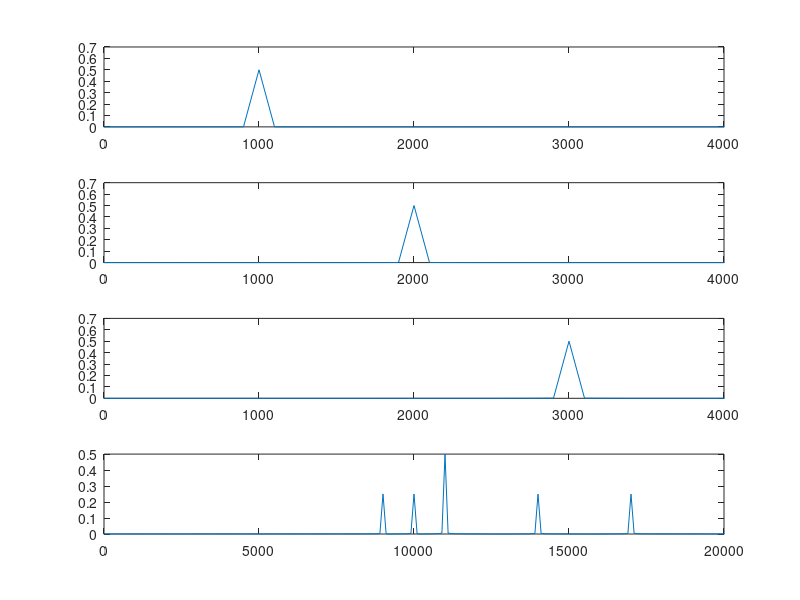
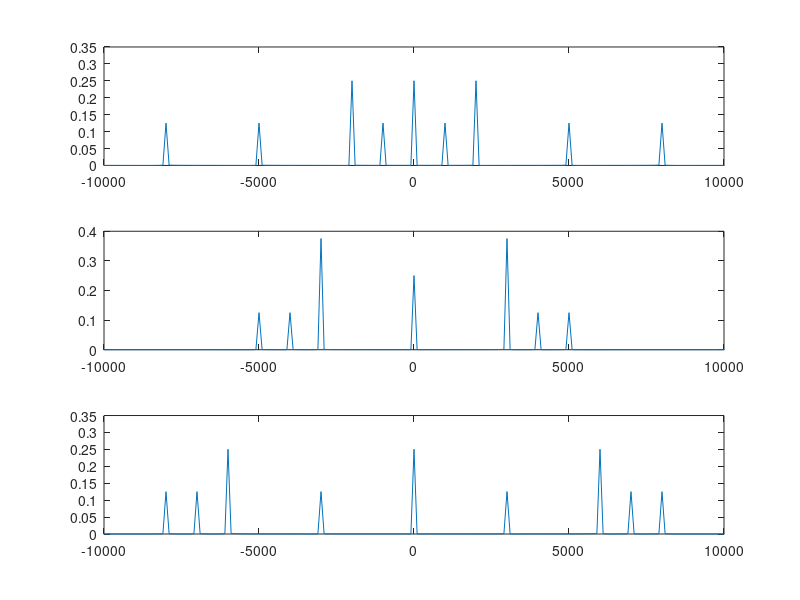
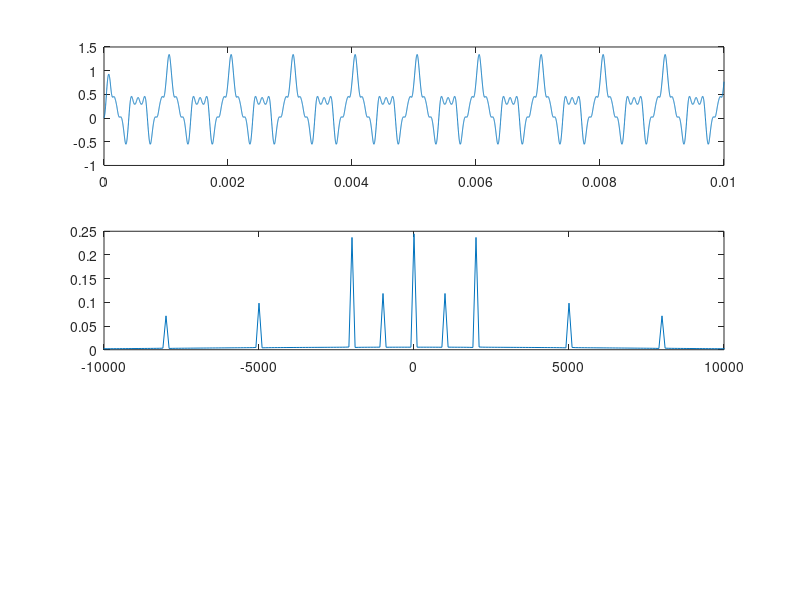
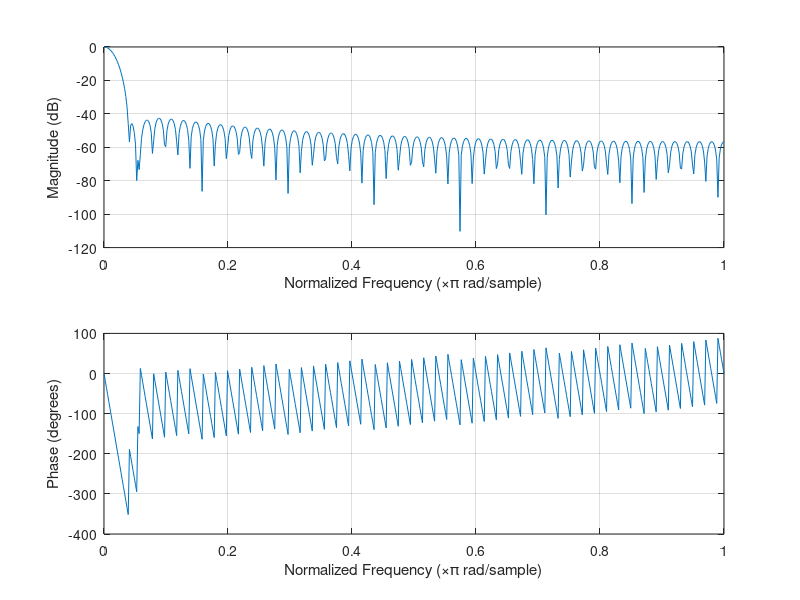

These charts were generated, in order, by the following MATLAB code:
close all;
clear all;
clc;

Am = 1; % Amplitude sinal
fm = 1e3; % Frequencia do sinal
fa = 1000e3; % Frequencia de amostragem
t = [0:1/fa:10*(1/fm)];
f = [-fa/2:100:fa/2];
f_cut = 500; % Frequencia de corte - 500 Hz

% • Gerar 3 sinais (cosenos) nas frequências 1k, 2k e 3k
m1_t = Am*cos(2*pi*fm*t);
m2_t = Am*cos(2*pi*fm*2*t);
m3_t = Am*cos(2*pi*fm*3*t);

% • Realizar a multiplexação dos sinais para as frequências 10k,
% 12k e 14k para a transmissão em um canal de comunicação
m_t = m1_t.*cos(2*pi*10e3*t) + m2_t.*cos(2*pi*12e3*t) + m3_t.*cos(2*pi*14e3*t);

% • Recuperar os sinais originais
b1_t = m_t.*cos(2*pi*9e3*t);
b2_t = m_t.*cos(2*pi*14e3*t);
b3_t = m_t.*cos(2*pi*17e3*t);
filtro_PB = fir1(100, 0.00001);
r1_t = filter(filtro_PB, 1, b1_t);
r2_t = filter(filtro_PB, 1, b2_t);
r3_t = filter(filtro_PB, 1, b3_t);


% Plots
M1_f = fftshift(fft(m1_t)/length(m1_t));
M2_f = fftshift(fft(m2_t)/length(m2_t));
M3_f = fftshift(fft(m3_t)/length(m3_t));
M_f = fftshift(fft(m_t)/length(m_t));

B1_f = fftshift(fft(b1_t)/length(b1_t));
B2_f = fftshift(fft(b2_t)/length(b2_t));
B3_f = fftshift(fft(b3_t)/length(b3_t));

R1_f = fftshift(fft(r1_t)/length(r1_t));
R2_f = fftshift(fft(r2_t)/length(r2_t));
R3_f = fftshift(fft(r3_t)/length(r3_t));

figure(1)
subplot(411)
plot(f, abs(M1_f))
xlim([0 4*fm])
subplot(412)
plot(f, abs(M2_f))
xlim([0 4*fm])
subplot(413)
plot(f, abs(M3_f))
xlim([0 4*fm])
subplot(414)
plot(f, abs(M_f))
xlim([0 20*fm])

figure(2)
subplot(311)
plot(f, abs(B1_f))
xlim([-10*fm 10*fm])
subplot(312)
plot(f, abs(B2_f))
xlim([-10*fm 10*fm])
subplot(313)
plot(f, abs(B3_f))
xlim([-10*fm 10*fm])


figure(3)
subplot(311)
plot(t, r1_t)
subplot(312)
plot(f, abs(R1_f))
xlim([-10*fm 10*fm])
% subplot(312)
% plot(f, abs(R2_f))
% xlim([-10*fm 10*fm])
% subplot(313)
% plot(f, abs(R3_f))
% xlim([-10*fm 10*fm])


figure(4)
freqz(filtro_PB)